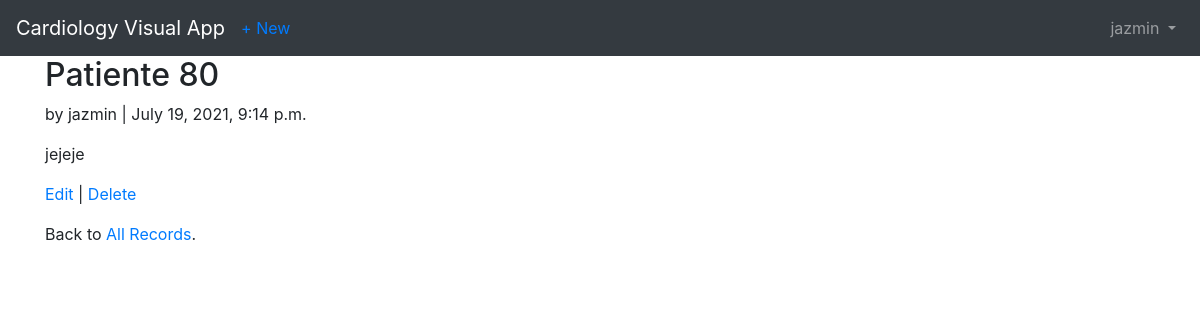
/articles/2/ (signed in), run on the app's committed database.
### articles/models.py (models this page shows, shortened)
class Article(models.Model):
    title = models.CharField(max_length=255)
    body = models.TextField()
    date = models.DateTimeField(auto_now_add=True)
    author = models.ForeignKey(
        get_user_model(),
        on_delete=models.CASCADE,
    )

### articles/views.py (the view)
# urls.py: path('<int:pk>/', ArticleDetailView.as_view(), name='article_detail'),
class ArticleDetailView(DetailView):
    model = Article
    template_name = 'article_detail.html'

### templates/article_detail.html
{% extends 'base.html' %}
{% block content %}
    <div class="article-entry">
        <h2>{{ object.title }}</h2>
        <p>by {{ object.author }} | {{ object.date }}</p>
        <p>{{ object.body }}</p>
    </div>
    <p><a href="{% url 'article_edit' article.pk %}">Edit</a> |
        <a href="{% url 'article_delete' article.pk %}">Delete</a></p>
    <p>Back to <a href="{% url 'article_list' %}">All Records</a>.</p>
{% endblock content %}

### templates/base.html (shortened to what this page needs)
<!DOCTYPE html>
<html>
    <head>
        <link rel="stylesheet" href="https://cdn.jsdelivr.net/npm/bootstrap@4.5.3/dist/css/bootstrap.min.css">
    </head>
    <body>
        <nav class="navbar navbar-expand-lg navbar-dark bg-dark">
            <a class="navbar-brand" href="{% url 'home' %}">Cardiology Visual App</a>
            {% if user.is_authenticated %}
                <ul class="navbar-nav mr-auto">
                    <li class="nav-item">
                        <a href="{% url 'article_new' %}">+ New</a>
                    </li>
                </ul>
            {% endif %}
            <div class="collapse navbar-collapse" id="navbarSupportedContent">
                {% if user.is_authenticated %}
                    <ul class="navbar-nav ml-auto">
                        <li class="nav-item">
                            <a class="nav-link dropdown-toggle" href="#" id="navbarDropdown" role="button" data-toggle="dropdown" aria-haspopup="true" aria-expanded="false">
                                {{ user.username }}
                            </a>
                        </li>
                    </ul>
                {% else %}
                    <form class="form-inline ml-auto">
                        <a href="{% url 'login' %}" class="btn btn-outline-secondary"> Log In</a>
                        <a href="{% url 'signup' %}" class="btn btn-primary ml-2"> Sign up</a>
                    </form>
                {% endif %}
            </div>
        </nav>
        <main>
            <div class="container">
                {% block content %}
                {% endblock content %}
            </div>
        </main>
    </body>
</html>

### data on the page
Article: title "Patiente 80", author "jazmin", date "July 19, 2021, 9:14 p.m.", body "jejeje"

### other printed values
{{ user.username }} "jazmin"
